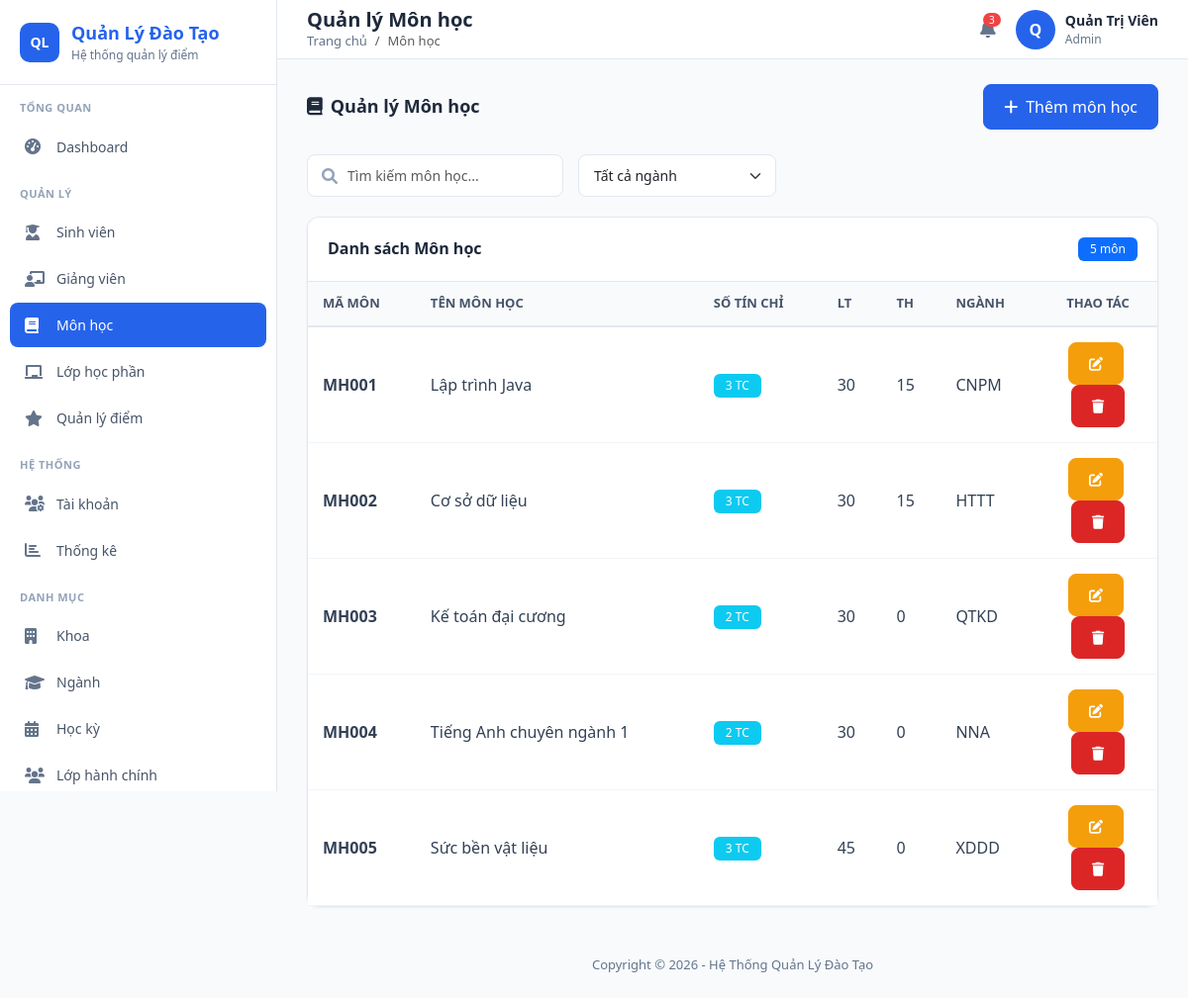
Screenshot of /public/index.php?url=MonHoc/index (signed in) with the database file from the repository.
### tables this page shows
CREATE TABLE MON_HOC (
    MaMonHoc VARCHAR(20) PRIMARY KEY,
    TenMonHoc VARCHAR(100) NOT NULL,
    SoTinChi INT NOT NULL CHECK (SoTinChi > 0),
    SoTietLyThuyet INT DEFAULT 0,
    SoTietThucHanh INT DEFAULT 0,
    MaNganh VARCHAR(10),
    FOREIGN KEY (MaNganh) REFERENCES NGANH(MaNganh)
);

### app/controllers/MonHocController.php (called while the page is built, shortened)
<?php
require_once __DIR__ . '/../config/Database.php';
require_once __DIR__ . '/../models/MonHocModel.php';
class MonHocController {
    private $monHocModel;
    public function __construct() {
        $database = new Database();
        $this->db = $database->getConnection();
        $this->monHocModel = new MonHocModel($this->db);
    }
    public function index() {
        $monhocs = $this->monHocModel->readAll();
        $data = [
            'monhocs' => $monhocs,
            'pageTitle' => 'Quản lý Môn học',
            'breadcrumb' => 'Môn học'
        ];
        require_once "../app/views/monhoc/index.php";
    }
}
?>

### app/core/App.php (called while the page is built, shortened)
<?php
class App {
    protected $method = 'index';
    public function __construct() {
        $url = $this->parseUrl();
        if ($url != null && file_exists('../app/controllers/' . ucfirst($url[0]) . 'Controller.php')) {
            unset($url[0]);
        }
        $this->controller = new $this->controller;
        if (isset($url[1])) {
            if (method_exists($this->controller, $url[1])) {
                $this->method = $url[1];
                unset($url[1]);
            }
        }
        $this->params = $url ? array_values($url) : [];
        call_user_func_array([$this->controller, $this->method], $this->params);
    }
    public function parseUrl() {
        if (isset($_GET['url'])) {
            return explode('/', filter_var(rtrim($_GET['url'], '/'), FILTER_SANITIZE_URL));
        }
        return null;
    }
}
?>

### public/index.php (called while the page is built, shortened)
<?php
$app = new App();
?>

### app/config/Database.php (called while the page is built, shortened)
<?php
class Database {
    private $host = 'localhost';
    private $db   = 'qldiem';
    private $user = 'root';
    private $pass = '';
    private $charset = 'utf8mb4';
    public function getConnection() {
        $this->conn = null;
        $dsn = "mysql:host=" . $this->host . ";dbname=" . $this->db . ";charset=" . $this->charset;
        $options = [
            PDO::ATTR_ERRMODE            => PDO::ERRMODE_EXCEPTION,
            PDO::ATTR_DEFAULT_FETCH_MODE => PDO::FETCH_ASSOC,
            PDO::ATTR_EMULATE_PREPARES   => false,
        ];
        try {
            $this->conn = new PDO($dsn, $this->user, $this->pass, $options);
        } catch (PDOException $e) {
            die('Kết nối database thất bại: ' . $e->getMessage());
        }
        return $this->conn;
    }
}
?>

### app/models/MonHocModel.php (called while the page is built, shortened)
<?php
require_once __DIR__ . '/../config/Database.php';
class MonHocModel {
    private $conn;
    private $table_name = "MON_HOC";
    public function __construct($db) {
        $this->conn = $db;
    }
    public function readAll() {
        $query = "SELECT * FROM " . $this->table_name;
        $stmt = $this->conn->prepare($query);
        $stmt->execute();
        return $stmt->fetchAll(PDO::FETCH_ASSOC);
    }
}

### app/views/monhoc/index.php (the view, shortened to what this page needs)
<?php require_once '../app/views/layouts/header.php'; ?>
<div class="page-header">
    <h4><i class="fas fa-book me-2"></i>Quản lý Môn học</h4>
    <button class="btn btn-primary" data-bs-toggle="modal" data-bs-target="#addModal">
        <i class="fas fa-plus me-2"></i>Thêm môn học
    </button>
</div>
<div class="filter-bar">
    <div class="search-box">
        <i class="fas fa-search"></i>
        <input type="text" class="form-control" placeholder="Tìm kiếm môn học..." id="searchInput">
    </div>
    <select class="form-select" id="filterNganh">
        <option value="">Tất cả ngành</option>
    </select>
</div>
<div class="card">
    <div class="card-header d-flex justify-content-between align-items-center">
        <h5 class="card-title mb-0">Danh sách Môn học</h5>
        <span class="badge bg-primary"><?= count($data['monhocs'] ?? []) ?> môn</span>
    </div>
    <div class="card-body p-0">
        <div class="table-responsive">
            <table class="table" id="dataTable">
                <thead>
                    <tr>
                        <th>Mã môn</th>
                        <th>Tên môn học</th>
                        <th>Số tín chỉ</th>
                        <th>LT</th>
                        <th>TH</th>
                        <th>Ngành</th>
                        <th width="120" class="text-center">Thao tác</th>
                    </tr>
                </thead>
                <tbody>
                    <?php if(!empty($data['monhocs'])): ?>
                        <?php foreach($data['monhocs'] as $mh): ?>
                        <tr>
                            <td><strong><?= $mh['MaMonHoc'] ?></strong></td>
                            <td><?= $mh['TenMonHoc'] ?? $mh['TenMon'] ?? '' ?></td>
                            <td><span class="badge bg-info"><?= $mh['SoTinChi'] ?? 0 ?> TC</span></td>
                            <td><?= $mh['SoTietLyThuyet'] ?? 0 ?></td>
                            <td><?= $mh['SoTietThucHanh'] ?? 0 ?></td>
                            <td><?= $mh['MaNganh'] ?? '' ?></td>
                            <td class="text-center">
                                <a href="index.php?url=MonHoc/edit/<?= $mh['MaMonHoc'] ?>" class="btn btn-sm btn-warning me-1">
                                    <i class="fas fa-edit"></i>
                                </a>
                                <a href="index.php?url=MonHoc/delete/<?= $mh['MaMonHoc'] ?>"
                                   class="btn btn-sm btn-danger" onclick="return confirm('Bạn có chắc chắn muốn xóa?')">
                                    <i class="fas fa-trash"></i>
                                </a>
                            </td>
                        </tr>
                        <?php endforeach; ?>
                    <?php endif; ?>
                </tbody>
            </table>
        </div>
    </div>
</div>
<?php require_once '../app/views/layouts/footer.php'; ?>

### public/css/admin.css (style rules this page uses)
:root { --primary-color: #2563eb; --primary-dark: #1d4ed8; --sidebar-width: 280px; --header-height: 60px; }
* { margin: 0; padding: 0; box-sizing: border-box; }
body { font-family: 'Segoe UI', Tahoma, Geneva, Verdana, sans-serif; background-color: #f8fafc; min-height: 100vh; }
.card { background: #fff; border-radius: 12px; border: 1px solid #e2e8f0; box-shadow: 0 1px 3px rgba(0,0,0,0.05); }
.card-header { background: #fff; border-bottom: 1px solid #e2e8f0; padding: 20px; border-radius: 12px 12px 0 0 !important; color: #1e293b; }
.card-title { font-size: 16px; font-weight: 600; color: #1e293b; margin: 0; }
.card-body { padding: 20px; }
.btn { border-radius: 8px; font-weight: 500; padding: 10px 20px; transition: all 0.2s; }
.btn-primary { background: var(--primary-color); border-color: var(--primary-color); }
.btn-danger { background: #dc2626; border-color: #dc2626; }
.btn-warning { background: #f59e0b; border-color: #f59e0b; color: #fff; }
.table { margin: 0; }
.table thead th { background: #f8fafc; border-bottom: 2px solid #e2e8f0; color: #475569; font-weight: 600; font-size: 13px; text-transform: uppercase; padding: 12px 15px; }
.table tbody td { padding: 15px; vertical-align: middle; border-bottom: 1px solid #f1f5f9; color: #334155; }
.form-control, .form-select { border-radius: 8px; border: 1px solid #e2e8f0; padding: 10px 15px; font-size: 14px; }
.badge { padding: 6px 12px; border-radius: 6px; font-weight: 500; font-size: 12px; }
.page-header { display: flex; justify-content: space-between; align-items: center; margin-bottom: 25px; }
.page-header h4 { font-size: 18px; font-weight: 600; color: #1e293b; margin: 0; }
.search-box { position: relative; }
.search-box input { padding-left: 40px; }
.search-box i { position: absolute; left: 15px; top: 50%; transform: translateY(-50%); color: #94a3b8; }
.filter-bar { display: flex; gap: 15px; margin-bottom: 20px; flex-wrap: wrap; }
.filter-bar .form-control, .filter-bar .form-select { width: auto; min-width: 200px; }

### rows the page displays
mon_hoc: MaMonHoc "MH001", TenMonHoc "Lập trình Java", SoTinChi "3", SoTietLyThuyet "30", SoTietThucHanh "15", MaNganh "CNPM"
mon_hoc: MaMonHoc "MH002", TenMonHoc "Cơ sở dữ liệu", SoTinChi "3", SoTietLyThuyet "30", SoTietThucHanh "15", MaNganh "HTTT"
mon_hoc: MaMonHoc "MH003", TenMonHoc "Kế toán đại cương", SoTinChi "2", SoTietLyThuyet "30", SoTietThucHanh "0", MaNganh "QTKD"
mon_hoc: MaMonHoc "MH004", TenMonHoc "Tiếng Anh chuyên ngành 1", SoTinChi "2", SoTietLyThuyet "30", SoTietThucHanh "0", MaNganh "NNA"
mon_hoc: MaMonHoc "MH005", TenMonHoc "Sức bền vật liệu", SoTinChi "3", SoTietLyThuyet "45", SoTietThucHanh "0", MaNganh "XDDD"

### other values shown
$data['pageTitle'] "Quản lý Môn học"
$data['breadcrumb'] "Môn học"
substr($_SESSION['user_name'] ?? 'A', 0, 1) "Q"
$_SESSION['user_name'] "Quản Trị Viên"
$_SESSION['user_role'] "Admin"
count($data['monhocs'] ?? []) "5"
